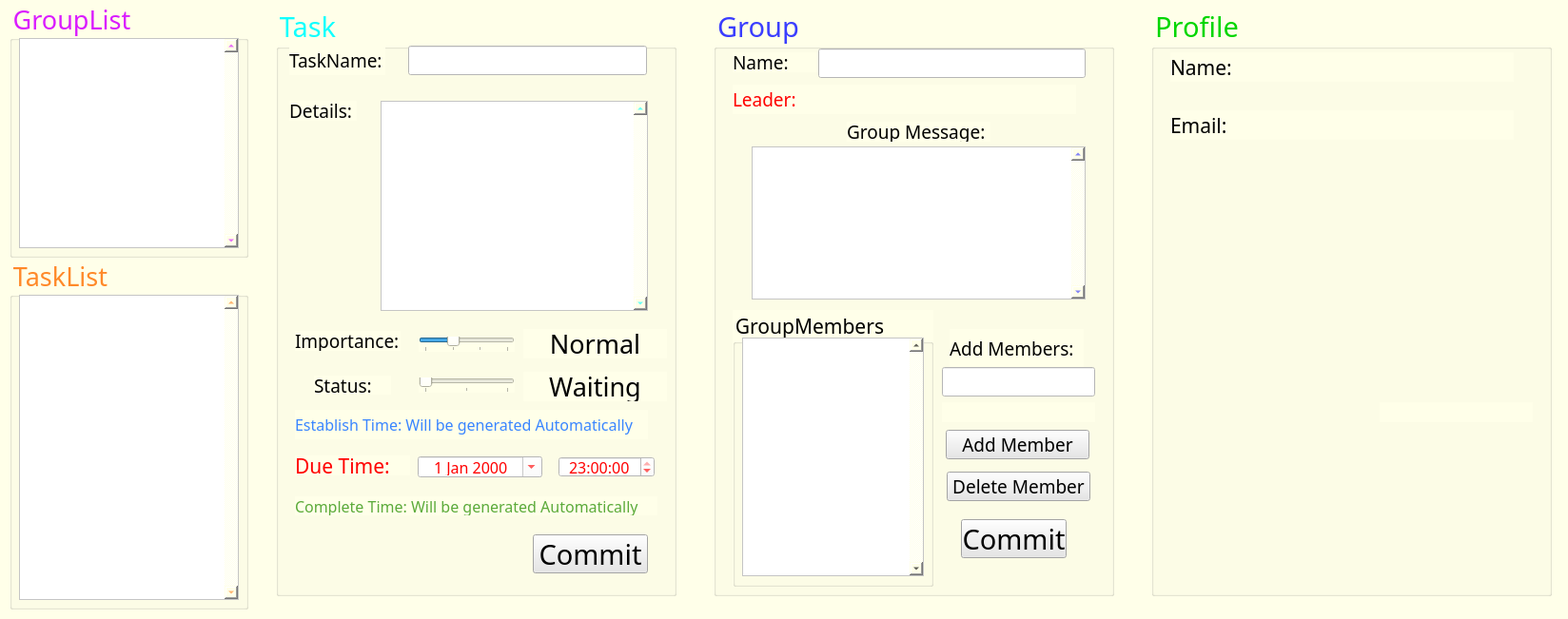
<?xml version="1.0" encoding="UTF-8"?>
<ui version="4.0">
 <class>MainWindow</class>
 <widget class="QMainWindow" name="MainWindow">
  <property name="geometry">
   <rect>
    <x>0</x>
    <y>0</y>
    <width>1648</width>
    <height>651</height>
   </rect>
  </property>
  <property name="sizePolicy">
   <sizepolicy hsizetype="Fixed" vsizetype="Fixed">
    <horstretch>0</horstretch>
    <verstretch>0</verstretch>
   </sizepolicy>
  </property>
  <property name="font">
   <font>
    <family>MV Boli</family>
    <pointsize>12</pointsize>
    <weight>50</weight>
    <italic>false</italic>
    <bold>false</bold>
   </font>
  </property>
  <property name="windowTitle">
   <string>TaskYourLife</string>
  </property>
  <property name="styleSheet">
   <string notr="true">background-color: rgb(255, 255, 233);
font: 12pt &quot;MV Boli&quot;;</string>
  </property>
  <property name="locale">
   <locale language="English" country="UnitedStates"/>
  </property>
  <property name="iconSize">
   <size>
    <width>48</width>
    <height>48</height>
   </size>
  </property>
  <property name="dockNestingEnabled">
   <bool>false</bool>
  </property>
  <property name="unifiedTitleAndToolBarOnMac">
   <bool>false</bool>
  </property>
  <widget class="QWidget" name="centralwidget">
   <widget class="QGroupBox" name="groupBox">
    <property name="geometry">
     <rect>
      <x>10</x>
      <y>0</y>
      <width>251</width>
      <height>271</height>
     </rect>
    </property>
    <property name="font">
     <font>
      <family>MV Boli</family>
      <pointsize>20</pointsize>
      <weight>50</weight>
      <italic>false</italic>
      <bold>false</bold>
     </font>
    </property>
    <property name="styleSheet">
     <string notr="true">font: 20pt &quot;MV Boli&quot;;
color: rgb(218, 28, 255);</string>
    </property>
    <property name="title">
     <string>GroupList</string>
    </property>
    <widget class="QListWidget" name="GroupView">
     <property name="geometry">
      <rect>
       <x>10</x>
       <y>40</y>
       <width>231</width>
       <height>221</height>
      </rect>
     </property>
     <property name="font">
      <font>
       <family>Times New Roman</family>
       <pointsize>14</pointsize>
       <weight>50</weight>
       <italic>false</italic>
       <bold>false</bold>
      </font>
     </property>
     <property name="layoutDirection">
      <enum>Qt::LeftToRight</enum>
     </property>
     <property name="styleSheet">
      <string notr="true">background-color: rgb(255, 255, 255);
font: 14pt &quot;Times New Roman&quot;;
color: rgb(0, 0, 0);</string>
     </property>
     <property name="verticalScrollBarPolicy">
      <enum>Qt::ScrollBarAlwaysOn</enum>
     </property>
     <property name="horizontalScrollBarPolicy">
      <enum>Qt::ScrollBarAlwaysOff</enum>
     </property>
    </widget>
   </widget>
   <widget class="QGroupBox" name="groupBox_2">
    <property name="geometry">
     <rect>
      <x>10</x>
      <y>270</y>
      <width>251</width>
      <height>371</height>
     </rect>
    </property>
    <property name="font">
     <font>
      <family>MV Boli</family>
      <pointsize>20</pointsize>
      <weight>50</weight>
      <italic>false</italic>
      <bold>false</bold>
     </font>
    </property>
    <property name="styleSheet">
     <string notr="true">font: 20pt &quot;MV Boli&quot;;
color: rgb(255, 137, 41);</string>
    </property>
    <property name="title">
     <string>TaskList</string>
    </property>
    <widget class="QListWidget" name="TaskView">
     <property name="geometry">
      <rect>
       <x>10</x>
       <y>40</y>
       <width>231</width>
       <height>321</height>
      </rect>
     </property>
     <property name="font">
      <font>
       <family>Times New Roman</family>
       <pointsize>14</pointsize>
       <weight>50</weight>
       <italic>false</italic>
       <bold>false</bold>
      </font>
     </property>
     <property name="styleSheet">
      <string notr="true">background-color: rgb(255, 255, 255);
color: rgb(0, 0, 0);
font: 14pt &quot;Times New Roman&quot;;</string>
     </property>
     <property name="verticalScrollBarPolicy">
      <enum>Qt::ScrollBarAlwaysOn</enum>
     </property>
     <property name="horizontalScrollBarPolicy">
      <enum>Qt::ScrollBarAlwaysOff</enum>
     </property>
    </widget>
   </widget>
   <widget class="QGroupBox" name="TaskArea">
    <property name="geometry">
     <rect>
      <x>290</x>
      <y>6</y>
      <width>421</width>
      <height>621</height>
     </rect>
    </property>
    <property name="font">
     <font>
      <family>MV Boli</family>
      <pointsize>22</pointsize>
      <weight>50</weight>
      <italic>false</italic>
      <bold>false</bold>
     </font>
    </property>
    <property name="styleSheet">
     <string notr="true">background-color: rgb(255, 255, 233);
color: rgb(17, 255, 255);
font: 22pt &quot;MV Boli&quot;;</string>
    </property>
    <property name="title">
     <string>Task</string>
    </property>
    <widget class="QPlainTextEdit" name="TaskDes">
     <property name="geometry">
      <rect>
       <x>110</x>
       <y>100</y>
       <width>281</width>
       <height>221</height>
      </rect>
     </property>
     <property name="font">
      <font>
       <family>Times New Roman</family>
       <pointsize>12</pointsize>
       <weight>50</weight>
       <italic>false</italic>
       <bold>false</bold>
      </font>
     </property>
     <property name="styleSheet">
      <string notr="true">background-color: rgb(255, 255, 255);
font: 12pt &quot;Times New Roman&quot;;color: rgb(0, 0, 0);</string>
     </property>
     <property name="verticalScrollBarPolicy">
      <enum>Qt::ScrollBarAlwaysOn</enum>
     </property>
     <property name="horizontalScrollBarPolicy">
      <enum>Qt::ScrollBarAlwaysOff</enum>
     </property>
    </widget>
    <widget class="QLabel" name="label">
     <property name="geometry">
      <rect>
       <x>14</x>
       <y>42</y>
       <width>101</width>
       <height>31</height>
      </rect>
     </property>
     <property name="font">
      <font>
       <family>MV Boli</family>
       <pointsize>14</pointsize>
       <weight>50</weight>
       <italic>false</italic>
       <bold>false</bold>
      </font>
     </property>
     <property name="styleSheet">
      <string notr="true">font: 14pt &quot;MV Boli&quot;;
color: rgb(0, 0, 0);</string>
     </property>
     <property name="text">
      <string>TaskName:</string>
     </property>
    </widget>
    <widget class="QLineEdit" name="TaskName">
     <property name="geometry">
      <rect>
       <x>139</x>
       <y>42</y>
       <width>251</width>
       <height>31</height>
      </rect>
     </property>
     <property name="font">
      <font>
       <family>Times New Roman</family>
       <pointsize>16</pointsize>
       <weight>50</weight>
       <italic>false</italic>
       <bold>false</bold>
      </font>
     </property>
     <property name="styleSheet">
      <string notr="true">background-color: rgb(255, 255, 255);
font: 16pt &quot;Times New Roman&quot;;color: rgb(0, 0, 0);</string>
     </property>
     <property name="text">
      <string/>
     </property>
    </widget>
    <widget class="QLabel" name="label_2">
     <property name="geometry">
      <rect>
       <x>14</x>
       <y>100</y>
       <width>71</width>
       <height>21</height>
      </rect>
     </property>
     <property name="font">
      <font>
       <family>MV Boli</family>
       <pointsize>14</pointsize>
       <weight>50</weight>
       <italic>false</italic>
       <bold>false</bold>
      </font>
     </property>
     <property name="styleSheet">
      <string notr="true">font: 14pt &quot;MV Boli&quot;;color: rgb(0, 0, 0);</string>
     </property>
     <property name="text">
      <string>Details:</string>
     </property>
    </widget>
    <widget class="QSlider" name="importanceSlider">
     <property name="geometry">
      <rect>
       <x>150</x>
       <y>348</y>
       <width>101</width>
       <height>16</height>
      </rect>
     </property>
     <property name="minimum">
      <number>0</number>
     </property>
     <property name="maximum">
      <number>3</number>
     </property>
     <property name="pageStep">
      <number>1</number>
     </property>
     <property name="value">
      <number>1</number>
     </property>
     <property name="sliderPosition">
      <number>1</number>
     </property>
     <property name="orientation">
      <enum>Qt::Horizontal</enum>
     </property>
     <property name="tickPosition">
      <enum>QSlider::TicksBelow</enum>
     </property>
     <property name="tickInterval">
      <number>1</number>
     </property>
    </widget>
    <widget class="QLabel" name="label_3">
     <property name="geometry">
      <rect>
       <x>20</x>
       <y>342</y>
       <width>111</width>
       <height>21</height>
      </rect>
     </property>
     <property name="font">
      <font>
       <family>MV Boli</family>
       <pointsize>14</pointsize>
       <weight>50</weight>
       <italic>false</italic>
       <bold>false</bold>
      </font>
     </property>
     <property name="styleSheet">
      <string notr="true">font: 14pt &quot;MV Boli&quot;;color: rgb(0, 0, 0);</string>
     </property>
     <property name="text">
      <string>Importance:</string>
     </property>
    </widget>
    <widget class="QLabel" name="importanceLabel">
     <property name="geometry">
      <rect>
       <x>260</x>
       <y>340</y>
       <width>151</width>
       <height>31</height>
      </rect>
     </property>
     <property name="font">
      <font>
       <family>MV Boli</family>
       <pointsize>20</pointsize>
       <weight>50</weight>
       <italic>false</italic>
       <bold>false</bold>
      </font>
     </property>
     <property name="styleSheet">
      <string notr="true">font: 20pt &quot;MV Boli&quot;;color: rgb(0, 0, 0);</string>
     </property>
     <property name="text">
      <string>Normal</string>
     </property>
     <property name="alignment">
      <set>Qt::AlignCenter</set>
     </property>
     <property name="indent">
      <number>0</number>
     </property>
    </widget>
    <widget class="QLabel" name="label_4">
     <property name="geometry">
      <rect>
       <x>40</x>
       <y>389</y>
       <width>81</width>
       <height>20</height>
      </rect>
     </property>
     <property name="font">
      <font>
       <family>MV Boli</family>
       <pointsize>14</pointsize>
       <weight>50</weight>
       <italic>false</italic>
       <bold>false</bold>
      </font>
     </property>
     <property name="styleSheet">
      <string notr="true">font: 14pt &quot;MV Boli&quot;;color: rgb(0, 0, 0);</string>
     </property>
     <property name="text">
      <string>Status:</string>
     </property>
    </widget>
    <widget class="QSlider" name="StatusSlider">
     <property name="geometry">
      <rect>
       <x>150</x>
       <y>391</y>
       <width>101</width>
       <height>16</height>
      </rect>
     </property>
     <property name="minimum">
      <number>0</number>
     </property>
     <property name="maximum">
      <number>2</number>
     </property>
     <property name="pageStep">
      <number>1</number>
     </property>
     <property name="value">
      <number>0</number>
     </property>
     <property name="sliderPosition">
      <number>0</number>
     </property>
     <property name="orientation">
      <enum>Qt::Horizontal</enum>
     </property>
     <property name="tickPosition">
      <enum>QSlider::TicksBelow</enum>
     </property>
     <property name="tickInterval">
      <number>1</number>
     </property>
    </widget>
    <widget class="QLabel" name="StatusLabel">
     <property name="geometry">
      <rect>
       <x>260</x>
       <y>385</y>
       <width>151</width>
       <height>31</height>
      </rect>
     </property>
     <property name="font">
      <font>
       <family>MV Boli</family>
       <pointsize>20</pointsize>
       <weight>50</weight>
       <italic>false</italic>
       <bold>false</bold>
      </font>
     </property>
     <property name="styleSheet">
      <string notr="true">font: 20pt &quot;MV Boli&quot;;color: rgb(0, 0, 0);</string>
     </property>
     <property name="text">
      <string>Waiting</string>
     </property>
     <property name="alignment">
      <set>Qt::AlignCenter</set>
     </property>
     <property name="indent">
      <number>0</number>
     </property>
    </widget>
    <widget class="QLabel" name="label_5">
     <property name="geometry">
      <rect>
       <x>20</x>
       <y>473</y>
       <width>121</width>
       <height>21</height>
      </rect>
     </property>
     <property name="font">
      <font>
       <family>MV Boli</family>
       <pointsize>16</pointsize>
       <weight>50</weight>
       <italic>false</italic>
       <bold>false</bold>
      </font>
     </property>
     <property name="styleSheet">
      <string notr="true">font: 16pt &quot;MV Boli&quot;;
color: rgb(255, 0, 0);</string>
     </property>
     <property name="text">
      <string>Due Time:</string>
     </property>
    </widget>
    <widget class="QDateEdit" name="dateEdit">
     <property name="geometry">
      <rect>
       <x>149</x>
       <y>474</y>
       <width>131</width>
       <height>22</height>
      </rect>
     </property>
     <property name="font">
      <font>
       <family>MV Boli</family>
       <pointsize>12</pointsize>
       <weight>50</weight>
       <italic>false</italic>
       <bold>false</bold>
      </font>
     </property>
     <property name="styleSheet">
      <string notr="true">background-color: rgb(255, 255, 255);
color: rgb(255, 0, 0);
font: 12pt &quot;MV Boli&quot;;</string>
     </property>
     <property name="alignment">
      <set>Qt::AlignCenter</set>
     </property>
     <property name="calendarPopup">
      <bool>true</bool>
     </property>
    </widget>
    <widget class="QTimeEdit" name="timeEdit">
     <property name="geometry">
      <rect>
       <x>297</x>
       <y>474</y>
       <width>101</width>
       <height>22</height>
      </rect>
     </property>
     <property name="font">
      <font>
       <family>MV Boli</family>
       <pointsize>12</pointsize>
       <weight>50</weight>
       <italic>false</italic>
       <bold>false</bold>
      </font>
     </property>
     <property name="styleSheet">
      <string notr="true">font: 12pt &quot;MV Boli&quot;;
color: rgb(255, 0, 0);
background-color: rgb(255, 255, 255);</string>
     </property>
     <property name="alignment">
      <set>Qt::AlignCenter</set>
     </property>
     <property name="calendarPopup">
      <bool>false</bool>
     </property>
     <property name="currentSectionIndex">
      <number>0</number>
     </property>
     <property name="time">
      <time>
       <hour>23</hour>
       <minute>0</minute>
       <second>0</second>
      </time>
     </property>
    </widget>
    <widget class="QLabel" name="EsTimeLabel">
     <property name="geometry">
      <rect>
       <x>20</x>
       <y>425</y>
       <width>371</width>
       <height>31</height>
      </rect>
     </property>
     <property name="font">
      <font>
       <family>MV Boli</family>
       <pointsize>12</pointsize>
       <weight>50</weight>
       <italic>false</italic>
       <bold>false</bold>
      </font>
     </property>
     <property name="styleSheet">
      <string notr="true">font: 12pt &quot;MV Boli&quot;;color: rgb(57, 133, 255);</string>
     </property>
     <property name="text">
      <string>Establish Time: Will be generated Automatically</string>
     </property>
    </widget>
    <widget class="QLabel" name="ComTimeLabel">
     <property name="geometry">
      <rect>
       <x>20</x>
       <y>516</y>
       <width>381</width>
       <height>20</height>
      </rect>
     </property>
     <property name="font">
      <font>
       <family>MV Boli</family>
       <pointsize>12</pointsize>
       <weight>50</weight>
       <italic>false</italic>
       <bold>false</bold>
      </font>
     </property>
     <property name="styleSheet">
      <string notr="true">font: 12pt &quot;MV Boli&quot;;
color: rgb(91, 170, 58);</string>
     </property>
     <property name="text">
      <string>Complete Time: Will be generated Automatically</string>
     </property>
    </widget>
    <widget class="QPushButton" name="CommitButton">
     <property name="geometry">
      <rect>
       <x>270</x>
       <y>556</y>
       <width>121</width>
       <height>41</height>
      </rect>
     </property>
     <property name="font">
      <font>
       <family>MV Boli</family>
       <pointsize>22</pointsize>
       <weight>50</weight>
       <italic>false</italic>
       <bold>false</bold>
      </font>
     </property>
     <property name="styleSheet">
      <string notr="true">font: 22pt &quot;MV Boli&quot;;
background-color: rgb(230, 230, 230);color: rgb(0, 0, 0);</string>
     </property>
     <property name="text">
      <string>Commit</string>
     </property>
    </widget>
   </widget>
   <widget class="QGroupBox" name="GroupBox">
    <property name="geometry">
     <rect>
      <x>750</x>
      <y>6</y>
      <width>421</width>
      <height>621</height>
     </rect>
    </property>
    <property name="font">
     <font>
      <family>MV Boli</family>
      <pointsize>22</pointsize>
      <weight>50</weight>
      <italic>false</italic>
      <bold>false</bold>
     </font>
    </property>
    <property name="styleSheet">
     <string notr="true">font: 22pt &quot;MV Boli&quot;;
color: rgb(58, 61, 255);</string>
    </property>
    <property name="title">
     <string>Group</string>
    </property>
    <widget class="QLabel" name="groupLeader">
     <property name="geometry">
      <rect>
       <x>20</x>
       <y>83</y>
       <width>361</width>
       <height>31</height>
      </rect>
     </property>
     <property name="font">
      <font>
       <family>MV Boli</family>
       <pointsize>14</pointsize>
       <weight>50</weight>
       <italic>false</italic>
       <bold>false</bold>
      </font>
     </property>
     <property name="styleSheet">
      <string notr="true">font: 14pt &quot;MV Boli&quot;;
color: rgb(255, 0, 0);</string>
     </property>
     <property name="text">
      <string>Leader:</string>
     </property>
    </widget>
    <widget class="QLabel" name="label_6">
     <property name="geometry">
      <rect>
       <x>140</x>
       <y>122</y>
       <width>151</width>
       <height>21</height>
      </rect>
     </property>
     <property name="font">
      <font>
       <family>MV Boli</family>
       <pointsize>14</pointsize>
       <weight>50</weight>
       <italic>false</italic>
       <bold>false</bold>
      </font>
     </property>
     <property name="styleSheet">
      <string notr="true">font: 14pt &quot;MV Boli&quot;;color: rgb(0, 0, 0);</string>
     </property>
     <property name="text">
      <string>Group Message:</string>
     </property>
    </widget>
    <widget class="QPlainTextEdit" name="groupMsgText">
     <property name="geometry">
      <rect>
       <x>40</x>
       <y>148</y>
       <width>351</width>
       <height>161</height>
      </rect>
     </property>
     <property name="font">
      <font>
       <family>Times New Roman</family>
       <pointsize>12</pointsize>
       <weight>50</weight>
       <italic>false</italic>
       <bold>false</bold>
      </font>
     </property>
     <property name="styleSheet">
      <string notr="true">background-color: rgb(255, 255, 255);
font: 12pt &quot;Times New Roman&quot;;color: rgb(0, 0, 0);</string>
     </property>
     <property name="verticalScrollBarPolicy">
      <enum>Qt::ScrollBarAlwaysOn</enum>
     </property>
     <property name="horizontalScrollBarPolicy">
      <enum>Qt::ScrollBarAlwaysOff</enum>
     </property>
    </widget>
    <widget class="QLabel" name="label_7">
     <property name="geometry">
      <rect>
       <x>20</x>
       <y>49</y>
       <width>91</width>
       <height>21</height>
      </rect>
     </property>
     <property name="font">
      <font>
       <family>MV Boli</family>
       <pointsize>14</pointsize>
       <weight>50</weight>
       <italic>false</italic>
       <bold>false</bold>
      </font>
     </property>
     <property name="styleSheet">
      <string notr="true">font: 14pt &quot;MV Boli&quot;;color: rgb(0, 0, 0);</string>
     </property>
     <property name="text">
      <string>Name:</string>
     </property>
    </widget>
    <widget class="QLineEdit" name="groupNameText">
     <property name="geometry">
      <rect>
       <x>110</x>
       <y>45</y>
       <width>281</width>
       <height>31</height>
      </rect>
     </property>
     <property name="font">
      <font>
       <family>Times New Roman</family>
       <pointsize>16</pointsize>
       <weight>50</weight>
       <italic>false</italic>
       <bold>false</bold>
      </font>
     </property>
     <property name="styleSheet">
      <string notr="true">background-color: rgb(255, 255, 255);
font: 16pt &quot;Times New Roman&quot;;color: rgb(0, 0, 0);</string>
     </property>
     <property name="text">
      <string/>
     </property>
    </widget>
    <widget class="QGroupBox" name="groupBox_3">
     <property name="geometry">
      <rect>
       <x>20</x>
       <y>320</y>
       <width>211</width>
       <height>291</height>
      </rect>
     </property>
     <property name="font">
      <font>
       <family>MV Boli</family>
       <pointsize>16</pointsize>
       <weight>50</weight>
       <italic>false</italic>
       <bold>false</bold>
      </font>
     </property>
     <property name="styleSheet">
      <string notr="true">font: 16pt &quot;MV Boli&quot;;color: rgb(0, 0, 0);</string>
     </property>
     <property name="title">
      <string>GroupMembers</string>
     </property>
     <widget class="QListWidget" name="GroupMemView">
      <property name="geometry">
       <rect>
        <x>10</x>
        <y>29</y>
        <width>191</width>
        <height>251</height>
       </rect>
      </property>
      <property name="font">
       <font>
        <family>Times New Roman</family>
        <pointsize>12</pointsize>
       </font>
      </property>
      <property name="layoutDirection">
       <enum>Qt::LeftToRight</enum>
      </property>
      <property name="styleSheet">
       <string notr="true">background-color: rgb(255, 255, 255);
font: 12pt &quot;Times New Roman&quot;;</string>
      </property>
      <property name="verticalScrollBarPolicy">
       <enum>Qt::ScrollBarAlwaysOn</enum>
      </property>
      <property name="horizontalScrollBarPolicy">
       <enum>Qt::ScrollBarAlwaysOff</enum>
      </property>
     </widget>
    </widget>
    <widget class="QPushButton" name="GrpMemDelButton">
     <property name="geometry">
      <rect>
       <x>245</x>
       <y>490</y>
       <width>151</width>
       <height>31</height>
      </rect>
     </property>
     <property name="font">
      <font>
       <family>MV Boli</family>
       <pointsize>14</pointsize>
       <weight>50</weight>
       <italic>false</italic>
       <bold>false</bold>
      </font>
     </property>
     <property name="styleSheet">
      <string notr="true">font: 14pt &quot;MV Boli&quot;;
background-color: rgb(230, 230, 230);color: rgb(0, 0, 0);</string>
     </property>
     <property name="text">
      <string>Delete Member</string>
     </property>
    </widget>
    <widget class="QLabel" name="label_8">
     <property name="geometry">
      <rect>
       <x>248</x>
       <y>340</y>
       <width>141</width>
       <height>41</height>
      </rect>
     </property>
     <property name="font">
      <font>
       <family>MV Boli</family>
       <pointsize>14</pointsize>
       <weight>50</weight>
       <italic>false</italic>
       <bold>false</bold>
      </font>
     </property>
     <property name="styleSheet">
      <string notr="true">font: 14pt &quot;MV Boli&quot;;color: rgb(0, 0, 0);</string>
     </property>
     <property name="text">
      <string>Add Members:</string>
     </property>
    </widget>
    <widget class="QLineEdit" name="AddMemText">
     <property name="geometry">
      <rect>
       <x>240</x>
       <y>380</y>
       <width>161</width>
       <height>31</height>
      </rect>
     </property>
     <property name="font">
      <font>
       <family>Times New Roman</family>
       <pointsize>14</pointsize>
       <weight>50</weight>
       <italic>false</italic>
       <bold>false</bold>
      </font>
     </property>
     <property name="styleSheet">
      <string notr="true">background-color: rgb(255, 255, 255);
font: 14pt &quot;Times New Roman&quot;;color: rgb(0, 0, 0);</string>
     </property>
     <property name="text">
      <string/>
     </property>
    </widget>
    <widget class="QLabel" name="GrpStatusLabel">
     <property name="geometry">
      <rect>
       <x>240</x>
       <y>417</y>
       <width>161</width>
       <height>21</height>
      </rect>
     </property>
     <property name="font">
      <font>
       <family>Times New Roman</family>
       <pointsize>12</pointsize>
       <weight>50</weight>
       <italic>false</italic>
       <bold>false</bold>
      </font>
     </property>
     <property name="styleSheet">
      <string notr="true">font: 12pt &quot;Times New Roman&quot;;color: rgb(0, 0, 0);</string>
     </property>
     <property name="text">
      <string/>
     </property>
     <property name="alignment">
      <set>Qt::AlignCenter</set>
     </property>
    </widget>
    <widget class="QPushButton" name="GrpMemAddButton">
     <property name="geometry">
      <rect>
       <x>244</x>
       <y>446</y>
       <width>151</width>
       <height>31</height>
      </rect>
     </property>
     <property name="font">
      <font>
       <family>MV Boli</family>
       <pointsize>14</pointsize>
       <weight>50</weight>
       <italic>false</italic>
       <bold>false</bold>
      </font>
     </property>
     <property name="styleSheet">
      <string notr="true">font: 14pt &quot;MV Boli&quot;;
background-color: rgb(230, 230, 230);color: rgb(0, 0, 0);</string>
     </property>
     <property name="text">
      <string>Add Member</string>
     </property>
    </widget>
    <widget class="QPushButton" name="GrpCommitButton">
     <property name="geometry">
      <rect>
       <x>260</x>
       <y>540</y>
       <width>111</width>
       <height>41</height>
      </rect>
     </property>
     <property name="font">
      <font>
       <family>MV Boli</family>
       <pointsize>22</pointsize>
       <weight>50</weight>
       <italic>false</italic>
       <bold>false</bold>
      </font>
     </property>
     <property name="styleSheet">
      <string notr="true">font: 22pt &quot;MV Boli&quot;;
background-color: rgb(230, 230, 230);color: rgb(0, 0, 0);</string>
     </property>
     <property name="text">
      <string>Commit</string>
     </property>
    </widget>
   </widget>
   <widget class="QGroupBox" name="ProfileBox">
    <property name="geometry">
     <rect>
      <x>1210</x>
      <y>6</y>
      <width>421</width>
      <height>621</height>
     </rect>
    </property>
    <property name="font">
     <font>
      <family>MV Boli</family>
      <pointsize>22</pointsize>
      <weight>50</weight>
      <italic>false</italic>
      <bold>false</bold>
     </font>
    </property>
    <property name="styleSheet">
     <string notr="true">font: 22pt &quot;MV Boli&quot;;
color: rgb(0, 214, 0);</string>
    </property>
    <property name="title">
     <string>Profile</string>
    </property>
    <widget class="QLabel" name="AccEmail">
     <property name="geometry">
      <rect>
       <x>20</x>
       <y>110</y>
       <width>361</width>
       <height>31</height>
      </rect>
     </property>
     <property name="font">
      <font>
       <family>MV Boli</family>
       <pointsize>16</pointsize>
       <weight>50</weight>
       <italic>false</italic>
       <bold>false</bold>
      </font>
     </property>
     <property name="styleSheet">
      <string notr="true">font: 16pt &quot;MV Boli&quot;;
color: rgb(0, 0, 0);</string>
     </property>
     <property name="text">
      <string>Email:</string>
     </property>
    </widget>
    <widget class="QLabel" name="AccName">
     <property name="geometry">
      <rect>
       <x>20</x>
       <y>49</y>
       <width>361</width>
       <height>31</height>
      </rect>
     </property>
     <property name="font">
      <font>
       <family>MV Boli</family>
       <pointsize>16</pointsize>
       <weight>50</weight>
       <italic>false</italic>
       <bold>false</bold>
      </font>
     </property>
     <property name="styleSheet">
      <string notr="true">font: 16pt &quot;MV Boli&quot;;color: rgb(0, 0, 0);</string>
     </property>
     <property name="text">
      <string>Name:</string>
     </property>
    </widget>
    <widget class="QLabel" name="GrpStatusLabel_2">
     <property name="geometry">
      <rect>
       <x>240</x>
       <y>417</y>
       <width>161</width>
       <height>21</height>
      </rect>
     </property>
     <property name="font">
      <font>
       <family>Times New Roman</family>
       <pointsize>12</pointsize>
       <weight>50</weight>
       <italic>false</italic>
       <bold>false</bold>
      </font>
     </property>
     <property name="styleSheet">
      <string notr="true">font: 12pt &quot;Times New Roman&quot;;color: rgb(0, 0, 0);</string>
     </property>
     <property name="text">
      <string/>
     </property>
     <property name="alignment">
      <set>Qt::AlignCenter</set>
     </property>
    </widget>
   </widget>
   <zorder>groupBox_2</zorder>
   <zorder>groupBox</zorder>
   <zorder>TaskArea</zorder>
   <zorder>GroupBox</zorder>
   <zorder>ProfileBox</zorder>
  </widget>
 </widget>
 <resources/>
 <connections/>
</ui>
